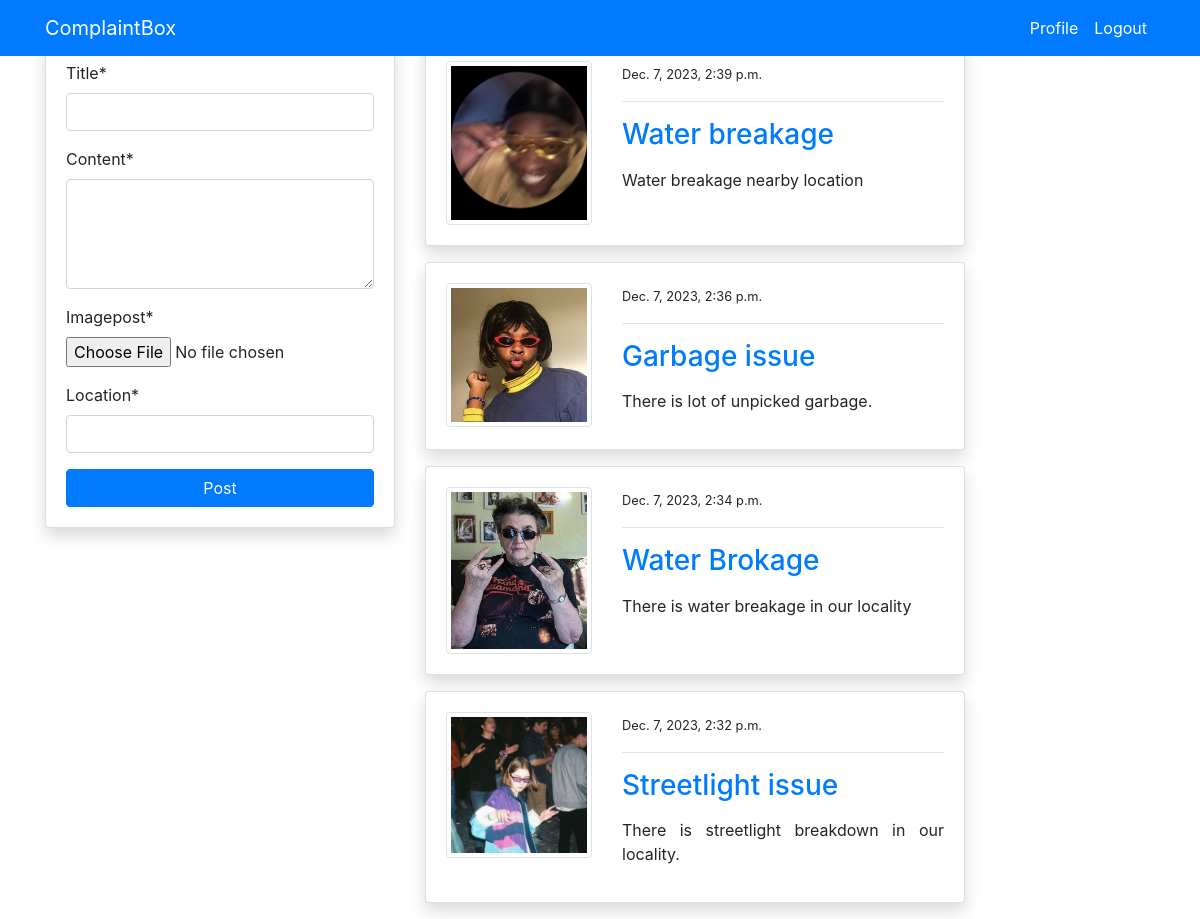
Before: /blog/ (signed in) with the older database file.
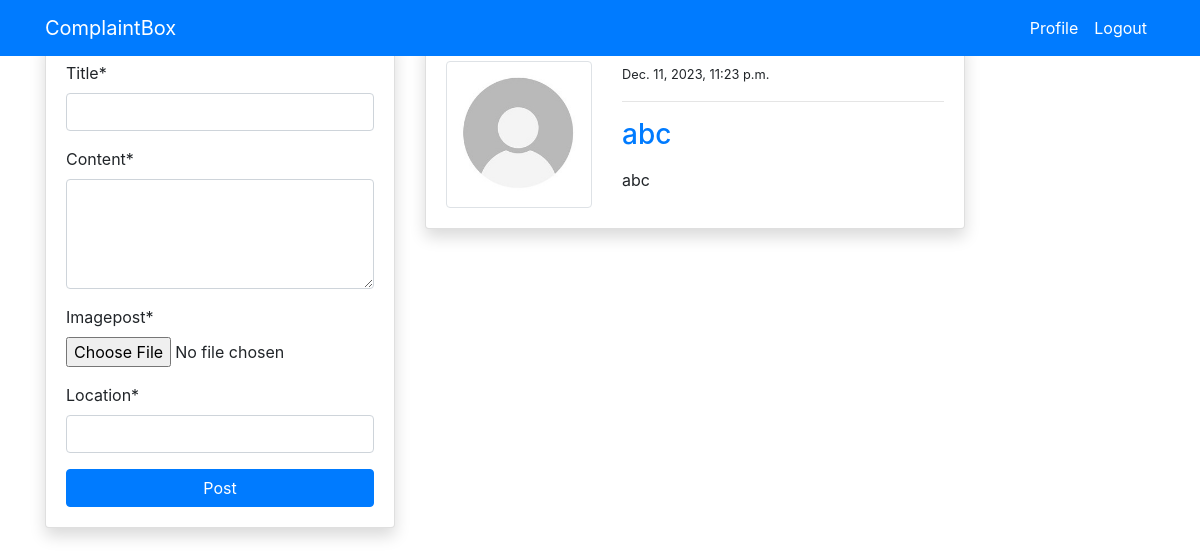
After: the same page with the newer database file.
### blog/models.py (models this page shows, shortened)
class PostModel(models.Model):
    title = models.CharField(max_length=100)
    content = models.TextField()
    imagepost = models.ImageField(default='garbage.jpg', upload_to='posts', validators=[
                              FileExtensionValidator(['png', 'jpg'])])
    location =  models.CharField(max_length=100)
    author = models.ForeignKey(User, on_delete=models.CASCADE)
    date_created = models.DateTimeField(auto_now_add=True)
    class Meta:
        ordering = ('-date_created',)

### users/models.py (models this page shows, shortened)
class ProfileModel(models.Model):
    user = models.OneToOneField(User, on_delete=models.CASCADE)
    image = models.ImageField(default='default.jpg', upload_to='profile', validators=[
                              FileExtensionValidator(['png', 'jpg'])])

### blog/views.py (the view)
# urls.py: path('blog/', views.index, name='blog-index'),
@login_required
def index(request):
    posts = PostModel.objects.all()
    if request.method == 'POST':
        form = PostModelForm(request.POST)
        if form.is_valid():
            instance = form.save(commit=False)
            instance.author = request.user
            instance.save()
            return redirect('blog-index')
    else:
        form = PostModelForm()
    context = {
        'posts': posts,
        'form': form
    }
    return render(request, 'blog/index.html', context)

### blog/forms.py
class PostModelForm(forms.ModelForm):
    content = forms.CharField(widget=forms.Textarea(attrs={'rows': 4}))
    class Meta:
        model = PostModel
        fields = ('title', 'content','imagepost','location')

### templates/blog/index.html (shortened to what this page needs)
{% extends 'partials/base.html' %}
{% load crispy_forms_tags %}
{% block content %}
<div class="container">
    <div class="row mt-3 pt-2">
        <div class="col-md-4">
            <div class="card my-3 shadow">
                <div class="card-body">
                    <form method="POST">
                        {{ form|crispy }}
                        <input class="btn btn-primary btn-block" type="submit" value="Post">
                    </form>
                </div>
            </div>
        </div>
        <div class="col-md-6">
            {% for post in posts %}
            <div class="card shadow my-3">
                <div class="card-body">
                    <div class="row">
                        <div class="col-md-4">
                            <img class="img-thumbnail" src="{{ post.author.profilemodel.image.url }}" alt="img">
                        </div>
                        <div class="col-md-8">
                            <small>{{ post.date_created }}</small>
                            <hr>
                            <a class="h3" href="{% url 'blog-post-detail' post.id %}">{{ post.title }}</a>
                            <p class="text-justify my-3">
                                {{ post.content }}
                            </p>
                        </div>
                    </div>
                </div>
            </div>
            {% endfor %}
        </div>
    </div>
</div>
{% endblock %}

### templates/partials/base.html (shortened to what this page needs)
{% load static %}
<!doctype html>
<html lang="en">
<head>
    <link rel="stylesheet" href="https://cdn.jsdelivr.net/npm/bootstrap@4.6.0/dist/css/bootstrap.min.css"
>
    <link rel="stylesheet" href="{% static '/style.css' %}">
</head>
<body>
    {% include 'partials/nav.html' %}
    {% block content %}
    {% endblock %}
</body>
</html>

### templates/partials/nav.html (shortened to what this page needs)
<nav class="navbar navbar-expand-lg navbar-primary bg-primary fixed-top">
    <div class="container">
        {% if request.user.is_authenticated %}
        <a class="navbar-brand text-white" href="{% url 'blog-index' %}">ComplaintBox</a>
        <div class="collapse navbar-collapse" id="navbarSupportedContent">
            <ul class="navbar-nav ml-auto">
                <li class="nav-item active">
                    <a class="nav-link text-white" href="{% url 'users-profile' %}">Profile </a>
                </li>
                <li class="nav-item">
                    <a class="nav-link text-white" href="{% url 'users-logout' %}">Logout</a>
                </li>
            </ul>
            {% endif %}
        </div>
    </div>
</nav>

Changed rows visible on the page:
removed PostModel: author.profilemodel.image (picture), date_created "Dec. 7, 2023, 2:39 p.m.", title "Water breakage", content "Water breakage nearby location"
removed PostModel: author.profilemodel.image (picture), date_created "Dec. 7, 2023, 2:36 p.m.", title "Garbage issue", content "There is lot of unpicked garbage."
removed PostModel: author.profilemodel.image (picture), date_created "Dec. 7, 2023, 2:34 p.m.", title "Water Brokage", content "There is water breakage in our locality"
removed PostModel: author.profilemodel.image (picture), date_created "Dec. 7, 2023, 2:32 p.m.", title "Streetlight issue", content "There is streetlight breakdown in our locality."
added PostModel: author.profilemodel.image (placeholder picture), date_created "Dec. 11, 2023, 11:23 p.m.", title "abc", content "abc"
